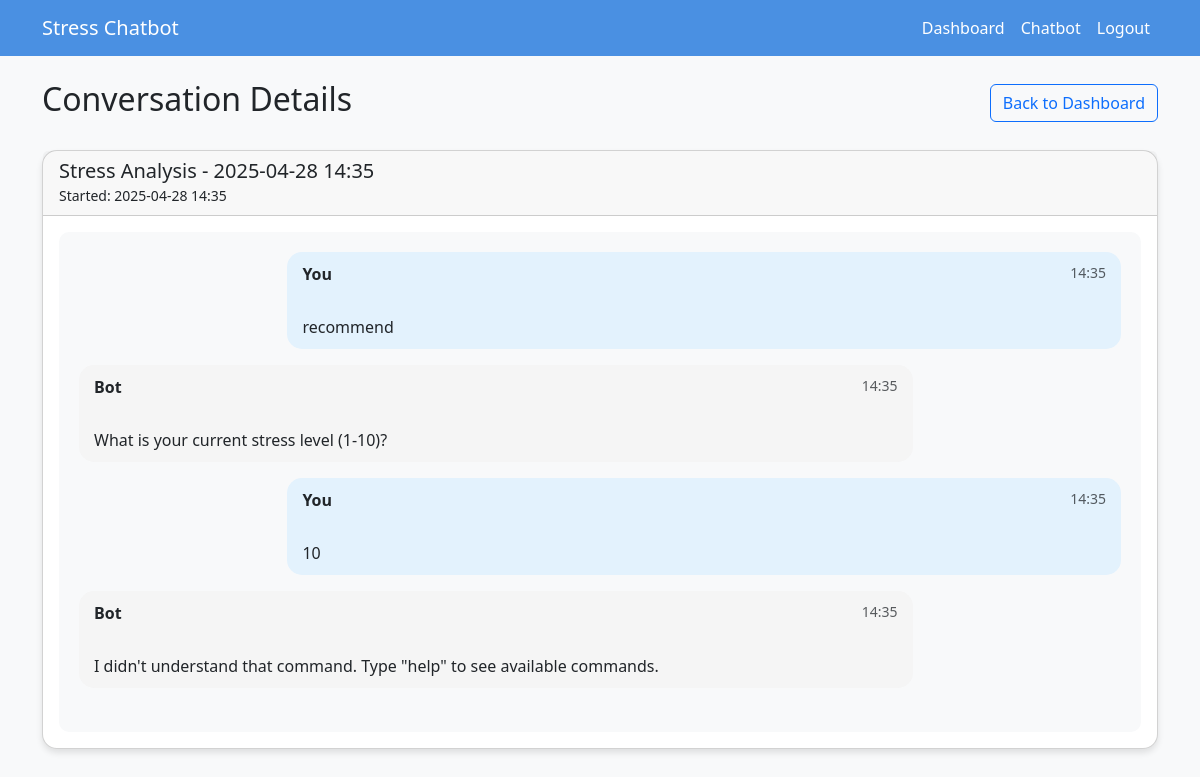
Screenshot of /conversation/2 (signed in) with the database file from the repository.
### app.py (models this page shows)
class Conversation(db.Model):
    id = db.Column(db.Integer, primary_key=True)
    user_id = db.Column(db.Integer, db.ForeignKey('user.id'), nullable=False)
    start_time = db.Column(db.DateTime, default=datetime.utcnow)
    end_time = db.Column(db.DateTime)
    summary = db.Column(db.String(200))
    messages = db.relationship('ChatMessage', backref='conversation', lazy=True)

class ChatMessage(db.Model):
    id = db.Column(db.Integer, primary_key=True)
    conversation_id = db.Column(db.Integer, db.ForeignKey('conversation.id'), nullable=False)
    timestamp = db.Column(db.DateTime, default=datetime.utcnow)
    sender = db.Column(db.String(10))  # 'user' or 'bot'
    content = db.Column(db.Text)

### app.py (the view)
@app.route('/conversation/<int:conversation_id>')
@login_required
def view_conversation(conversation_id):
    conversation = Conversation.query.get_or_404(conversation_id)
    if conversation.user_id != current_user.id:
        flash('Access denied')
        return redirect(url_for('dashboard'))
    return render_template('conversation.html', conversation=conversation)

### app.py (called while the page is built)
@login_manager.user_loader
def load_user(user_id):
    return User.query.get(int(user_id))

### templates/conversation.html (shortened to what this page needs)
{% extends "base.html" %}
{% block content %}
<div class="row">
    <div class="col-md-12">
        <div class="d-flex justify-content-between align-items-center mb-4">
            <h2>Conversation Details</h2>
            <a href="{{ url_for('dashboard') }}" class="btn btn-outline-primary">Back to Dashboard</a>
        </div>
        <div class="card">
            <div class="card-header">
                <h5 class="mb-0">{{ conversation.summary }}</h5>
                <small>Started: {{ conversation.start_time.strftime('%Y-%m-%d %H:%M') }}</small>
            </div>
            <div class="card-body">
                <div class="chat-container" style="height: 500px; overflow-y: auto;">
                    {% for message in conversation.messages|sort(attribute='timestamp') %}
                        <div class="message mb-3 {% if message.sender == 'user' %}user-message{% else %}bot-message{% endif %}">
                            <div class="message-header">
                                <strong>{% if message.sender == 'user' %}You{% else %}Bot{% endif %}</strong>
                                <small class="text-muted">{{ message.timestamp.strftime('%H:%M') }}</small>
                            </div>
                            <div class="message-content">
                                {{ message.content|replace('\n', '<br>')|safe }}
                            </div>
                        </div>
                    {% endfor %}
                </div>
            </div>
        </div>
    </div>
</div>
{% endblock %}

### templates/base.html (style rules this page uses)
body { background-color: #f8f9fa; }
.card { border-radius: 15px; box-shadow: 0 4px 6px rgba(0, 0, 0, 0.1); }

### templates/conversation.html (style rules this page uses)
.chat-container { background-color: #f8f9fa; padding: 20px; border-radius: 10px; }
.message { max-width: 80%; padding: 10px 15px; border-radius: 15px; margin-bottom: 10px; }
.user-message { background-color: #e3f2fd; margin-left: auto; }
.bot-message { background-color: #f5f5f5; margin-right: auto; }
.message-header { display: flex; justify-content: space-between; margin-bottom: 5px; }
.message-content { white-space: pre-line; }

### rows the page displays
Conversation: summary "Stress Analysis - 2025-04-28 14:35", start_time "2025-04-28 14:35"
ChatMessage: sender "You", timestamp "14:35", content "recommend"
ChatMessage: sender "Bot", timestamp "14:35", content "What is your current stress level (1-10)?"
ChatMessage: sender "You", timestamp "14:35", content "10"
ChatMessage: sender "Bot", timestamp "14:35", content "I didn't understand that command. Type \"help\" to see available commands."
